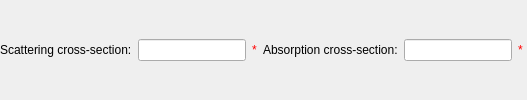
              <widget class="QWidget" name="page">
               <property name="sizePolicy">
                <sizepolicy hsizetype="Preferred" vsizetype="Fixed">
                 <horstretch>0</horstretch>
                 <verstretch>0</verstretch>
                </sizepolicy>
               </property>
               <layout class="QVBoxLayout" name="verticalLayout_16">
                <property name="margin">
                 <number>0</number>
                </property>
                <item>
                 <layout class="QGridLayout" name="gridLayout_8" columnminimumwidth="0,0,0,0,0,9">
                  <item row="0" column="4">
                   <widget class="QLineEdit" name="absp_lesamsiga">
                    <property name="text">
                     <string/>
                    </property>
                   </widget>
                  </item>
                  <item row="0" column="0">
                   <widget class="QLabel" name="absp_lbsamsigs">
                    <property name="text">
                     <string>Scattering cross-section:</string>
                    </property>
                   </widget>
                  </item>
                  <item row="0" column="1">
                   <widget class="QLineEdit" name="absp_lesamsigs">
                    <property name="text">
                     <string/>
                    </property>
                   </widget>
                  </item>
                  <item row="0" column="3">
                   <widget class="QLabel" name="absp_lbsamsiga">
                    <property name="text">
                     <string>Absorption cross-section:</string>
                    </property>
                   </widget>
                  </item>
                  <item row="0" column="2">
                   <widget class="QLabel" name="absp_valSamsigs">
                    <property name="sizePolicy">
                     <sizepolicy hsizetype="Fixed" vsizetype="Preferred">
                      <horstretch>0</horstretch>
                      <verstretch>0</verstretch>
                     </sizepolicy>
                    </property>
                    <property name="styleSheet">
                     <string notr="true">color: rgb(255, 0, 0);</string>
                    </property>
                    <property name="text">
                     <string>*</string>
                    </property>
                   </widget>
                  </item>
                  <item row="0" column="5">
                   <widget class="QLabel" name="absp_valSamsiga">
                    <property name="sizePolicy">
                     <sizepolicy hsizetype="Fixed" vsizetype="Preferred">
                      <horstretch>0</horstretch>
                      <verstretch>0</verstretch>
                     </sizepolicy>
                    </property>
                    <property name="styleSheet">
                     <string notr="true">color: rgb(255, 0, 0);</string>
                    </property>
                    <property name="text">
                     <string>*</string>
                    </property>
                   </widget>
                  </item>
                 </layout>
                </item>
               </layout>
              </widget>
